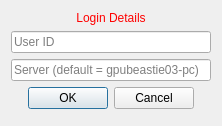
<?xml version="1.0" encoding="UTF-8"?>
<ui version="4.0">
 <class>FestiveViewUILogin</class>
 <widget class="QWidget" name="FestiveViewUILogin">
  <property name="geometry">
   <rect>
    <x>0</x>
    <y>0</y>
    <width>222</width>
    <height>126</height>
   </rect>
  </property>
  <property name="sizePolicy">
   <sizepolicy hsizetype="Preferred" vsizetype="Minimum">
    <horstretch>0</horstretch>
    <verstretch>0</verstretch>
   </sizepolicy>
  </property>
  <property name="minimumSize">
   <size>
    <width>0</width>
    <height>0</height>
   </size>
  </property>
  <property name="windowTitle">
   <string>Set Values</string>
  </property>
  <layout class="QVBoxLayout" name="verticalLayout">
   <item>
    <widget class="QLabel" name="titleLabel">
     <property name="styleSheet">
      <string notr="true">QLabel { color: rgb(255, 0, 0) }</string>
     </property>
     <property name="text">
      <string>Login Details</string>
     </property>
     <property name="alignment">
      <set>Qt::AlignCenter</set>
     </property>
    </widget>
   </item>
   <item>
    <widget class="QLineEdit" name="lineEdit_1">
     <property name="text">
      <string/>
     </property>
     <property name="placeholderText">
      <string>User ID</string>
     </property>
    </widget>
   </item>
   <item>
    <widget class="QLineEdit" name="lineEdit_2">
     <property name="echoMode">
      <enum>QLineEdit::Normal</enum>
     </property>
     <property name="placeholderText">
      <string>Server (default = gpubeastie03-pc)</string>
     </property>
    </widget>
   </item>
   <item>
    <widget class="QDialogButtonBox" name="buttonBox">
     <property name="enabled">
      <bool>true</bool>
     </property>
     <property name="orientation">
      <enum>Qt::Horizontal</enum>
     </property>
     <property name="standardButtons">
      <set>QDialogButtonBox::Cancel|QDialogButtonBox::Ok</set>
     </property>
     <property name="centerButtons">
      <bool>true</bool>
     </property>
    </widget>
   </item>
   <item>
    <spacer name="spacer">
     <property name="orientation">
      <enum>Qt::Vertical</enum>
     </property>
     <property name="sizeType">
      <enum>QSizePolicy::Expanding</enum>
     </property>
     <property name="sizeHint" stdset="0">
      <size>
       <width>20</width>
       <height>0</height>
      </size>
     </property>
    </spacer>
   </item>
  </layout>
 </widget>
 <layoutdefault spacing="6" margin="11"/>
 <resources/>
 <connections/>
</ui>
